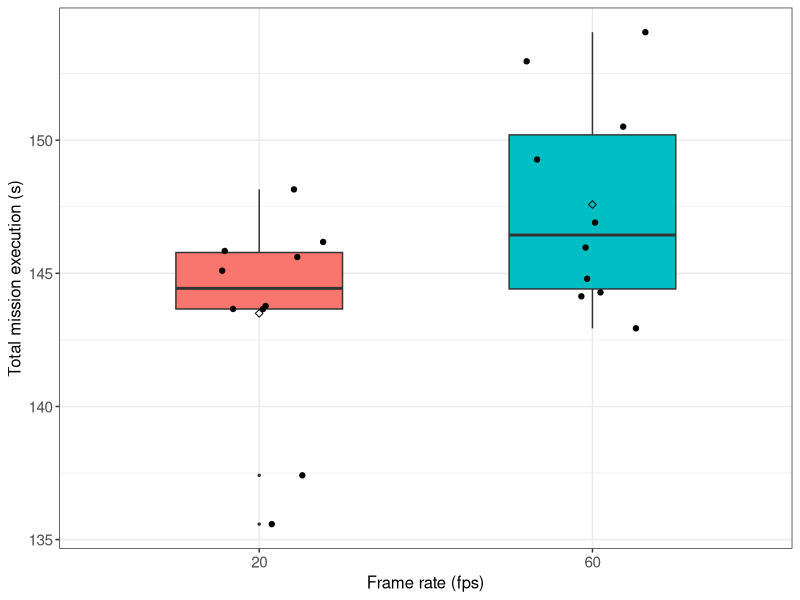

Source code (R):
## ---- chunk 1
if (!require('tidyverse')) install.packages('tidyverse', dependencies = TRUE); library('tidyverse')
if (!require('ggpubr')) install.packages('ggpubr', dependencies = TRUE); library('ggpubr')
if (!require('rstatix')) install.packages('rstatix', dependencies = TRUE); library('rstatix')
if (!require('ggplot2')) install.packages('ggplot2', dependencies = TRUE); library('ggplot2')
## ---- chunk 2
data <- read.csv(file = '../../raw_data/test_frame_rate/run_table.csv')
data <- subset(data, select = c(X__run_id, frame_rate, mission_execution_s))
data$frame_rate <- as.factor(data$frame_rate)
data$mission_execution_s <- as.numeric(data$mission_execution_s)
## ---- chunk 3
data %>%
  group_by(frame_rate) %>%
  get_summary_stats(mission_execution_s, type = "mean_sd")
## ---- chunk 4
ggplot(data, aes(x = frame_rate, y = mission_execution_s, fill = frame_rate)) +
  theme_bw() + 
  geom_boxplot(width = 0.5, outlier.size = 0.5) + 
  geom_jitter(width = 0.2) +
  stat_summary(fun = mean, color = 'black', geom = 'point', shape = 5, size = 1.5) +
  labs(x = "Frame rate (fps)", y = "Total mission execution (s)") +
  theme(legend.position = 'none') +
  theme(
    axis.title.x = element_text(size = 12, family = 'sans'),
    axis.title.y = element_text(size = 12, family = 'sans'),
    axis.text.x = element_text(size = 11, family = 'sans'),
    axis.text.y = element_text(size = 11, family = 'sans'),
    
  )
## ---- chunk 5
data %>% 
  group_by(frame_rate) %>%
  identify_outliers(mission_execution_s)
## ---- chunk 6
data %>%
  rstatix::wilcox_test(mission_execution_s ~ frame_rate) %>%
  add_significance()
